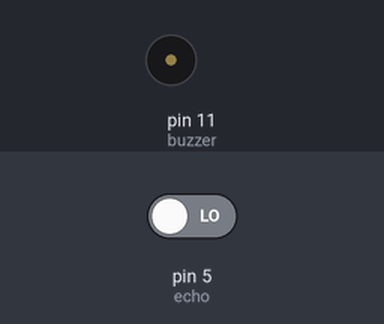
The sketch below on a simulated Arduino Uno, built with avr-gcc and run on an emulated ATmega328P. On the bench: buzzer (waves = sounding, pin HIGH). Inputs (shaded band) come from the test bench; at power-on: pin 5 (echo) LOW. Pins used as bus, display or sensor lines are not drawn; what the sketch prints to the serial monitor is not drawn.

Above: at 0.5 s.
Timing chart, 0 to 3.0 s (numbered marks = the images above):
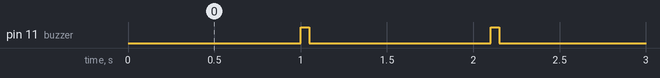

Measured:
- by itself, pin 11 (buzzer): alternates HIGH for 0.05 s and LOW for 1.1 s

The sketch:

blindeye.ino
```cpp
int trig = 4;
int echo =5;
int buzzer =11;
int Time;
int distance;
void setup() {
pinMode(trig,OUTPUT);
pinMode(echo,INPUT);
pinMode(buzzer,OUTPUT);
Serial.begin(9600);
}

void loop() {
digitalWrite(trig,LOW);
delayMicroseconds(2);
digitalWrite(trig,HIGH);
delayMicroseconds(10);
Time= pulseIn(echo,HIGH);
distance=0.034*Time/2;
if(distance<50&&distance>30){
  Serial.print('O');
  digitalWrite(buzzer,HIGH);
  delay(900);
  digitalWrite(buzzer,LOW);
  delay(50);
}
else if(distance<30&&distance>20){
  Serial.print('O');
  digitalWrite(buzzer,HIGH);
  delay(500);
  digitalWrite(buzzer,LOW);
  delay(50);
}
else if(distance<20){
  Serial.print('O');
  digitalWrite(buzzer,HIGH);
  delay(50);
  digitalWrite(buzzer,LOW);
  delay(50);
}
else{
  digitalWrite(buzzer,LOW);
}
}
```
